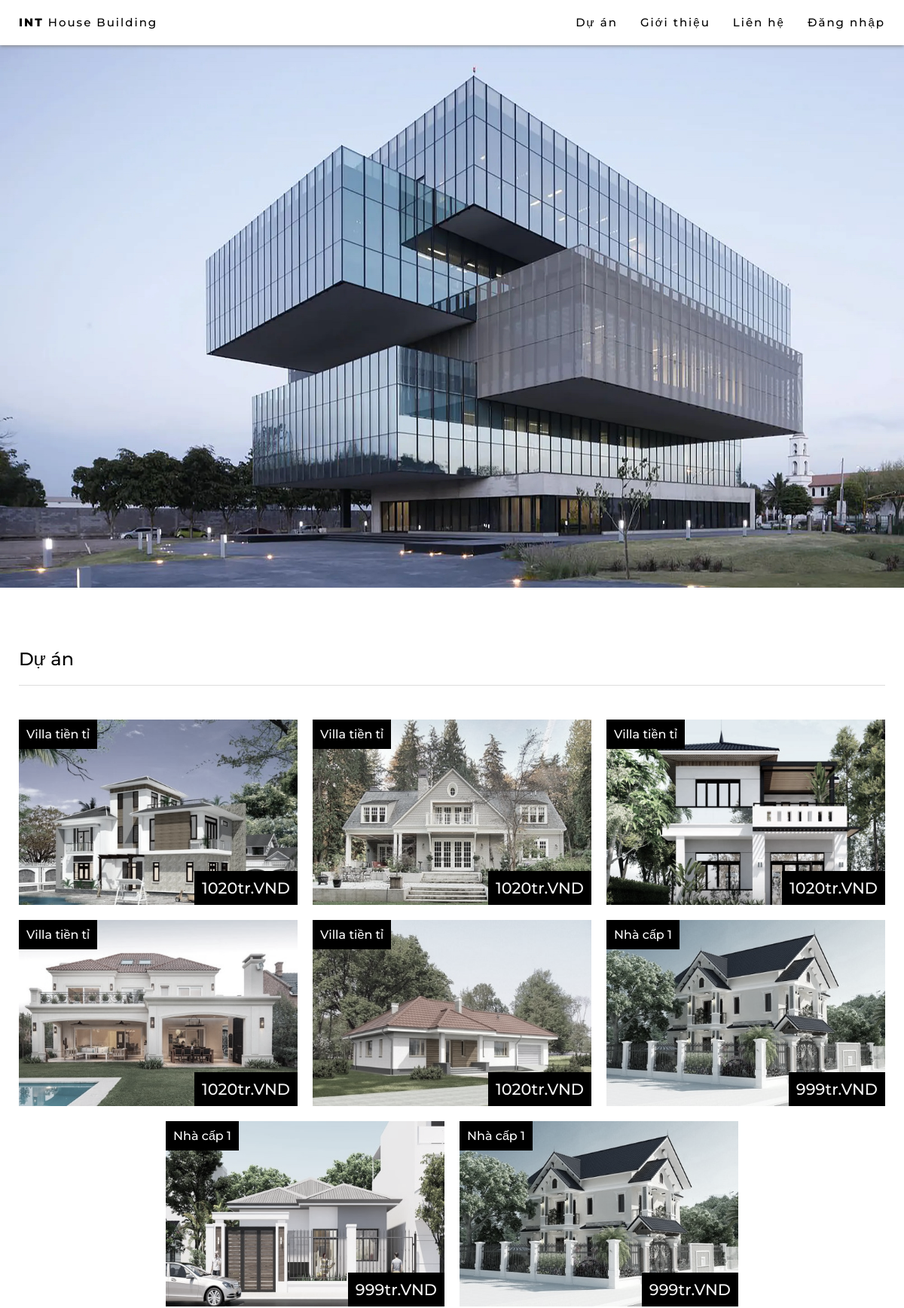
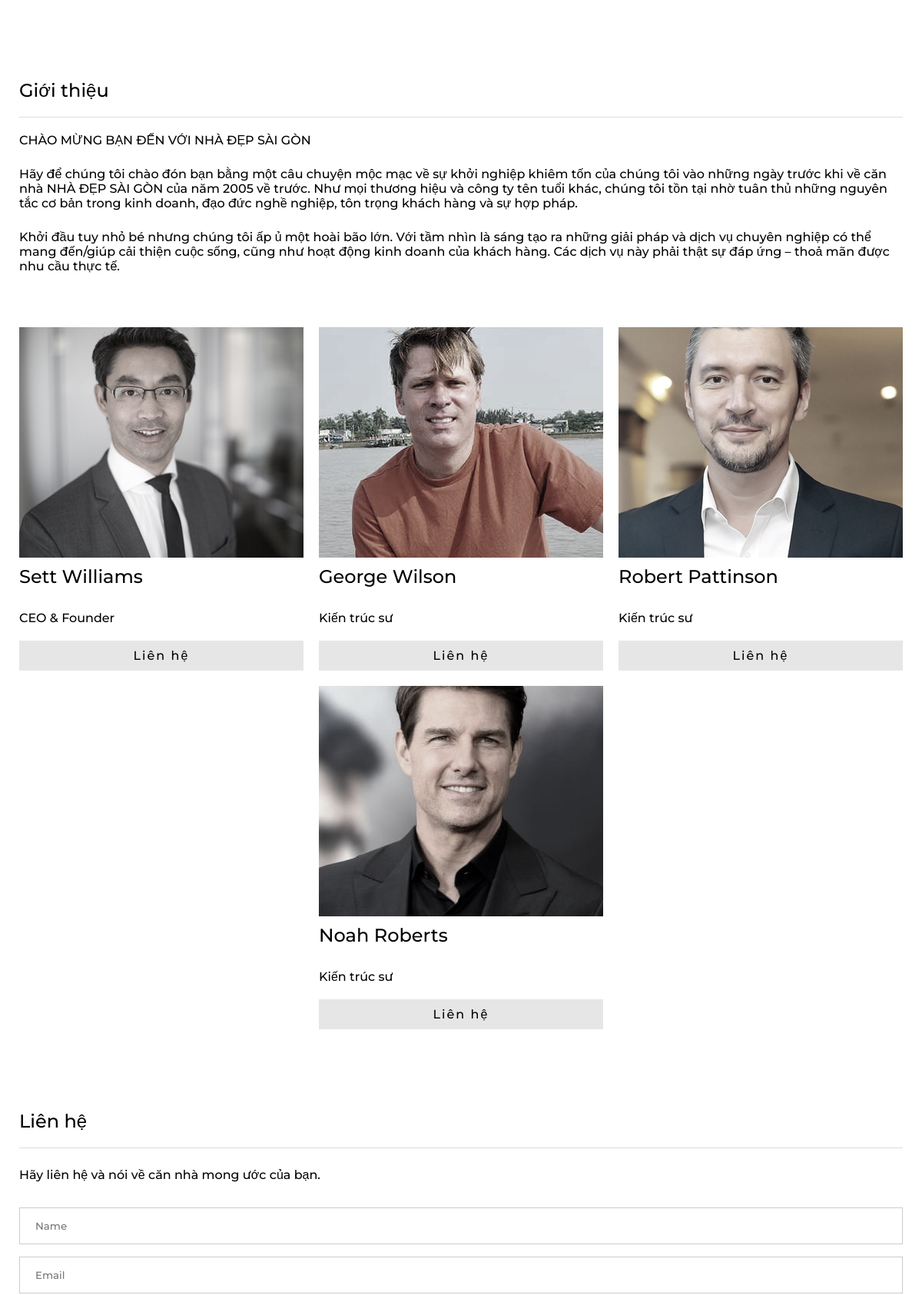
The page / (upper part) on the database its author committed (2 pictures, top to bottom).
### tables this page shows
CREATE TABLE `post` (
  `id` int(11) NOT NULL,
  `cost` bigint(20) NOT NULL,
  `category` varchar(100) NOT NULL,
  `poster` int(11) NOT NULL,
  `content` varchar(8000) NOT NULL,
  `img` varchar(100) NOT NULL,
  `Title` varchar(100) NOT NULL
);

CREATE TABLE `employee` (
  `id` int(11) NOT NULL,
  `name` varchar(100) NOT NULL,
  `position` varchar(100) NOT NULL,
  `email` varchar(100) NOT NULL,
  `img` varchar(800) NOT NULL
);

### index.php (the view, shortened to what this page needs)
    <?php
    include('session.php');
    ?>
<!DOCTYPE html>
<html lang="en">
<head>
    <link rel="stylesheet" href="style.css">
    <link rel="stylesheet" href="https://cdnjs.cloudflare.com/ajax/libs/font-awesome/4.7.0/css/font-awesome.min.css">
</head>
<body>
    <div id="navbar">
        <a href="#" class="home button">
            <b>INT</b> House Building
        </a>
        <?php
        if (!isset($_SESSION['login_user'])) {
            echo "<a href='#' id='myBtnMobile' class='button' onclick='openModal()'> Đăng nhập</a>";
        } else {
            echo "<a href='#' id='myBtnInfo' class='button' onclick='openModalInfo()'> Hello:" . $login_session . "</a>";
        }
        ?>
        <a href="#contact" class="button">
            Liên hệ
        </a>
        <a href="#about" class="button">
            Giới thiệu
        </a>
        <a href="#projects" class="button">
            Dự án
        </a>
    </div>
    <div class=" main_content">
        <div class="top_content">
            <img src="./img/architect.jpg" alt="architect" class="main_picture">
        </div>
        <div id="projects">
            <div class="sub_title">
                <h2>Dự án</h2>
            </div>
            <div class="projects_content">
                <?php
                $sql = "SELECT * FROM post ORDER BY id LIMIT 8 OFFSET 0";
                $result = mysqli_query($db, $sql);
                if ($result->num_rows > 0) {
                    while ($row = $result->fetch_assoc()) {
                        echo "<div class='sub_content' onclick='viewDetail(".$row['id'].");'>
                                <img src='./" . $row['img'] . "' alt='house1' class='sub_picture'>
                                <div class='sub_text'>
                                    <span>" . $row['category'] . "</span>
                                </div>
                                <div class='prices'>
                                    <span>" . (string)($row['cost'] / 1000000) . "tr.VND</span>
                                </div>
                            </div>";
                    }
                }
                ?>
            </div>
            <div id="about">
                <div class="sub_title">
                    <h2>Giới thiệu</h2>
                    <h4>CHÀO MỪNG BẠN ĐẾN VỚI NHÀ ĐẸP SÀI GÒN</h4>
                    <p>Hãy để chúng tôi chào đón bạn bằng một câu chuyện mộc mạc về sự khởi nghiệp khiêm tốn của
                        chúng
                        tôi vào những ngày trước khi về căn nhà NHÀ ĐẸP SÀI GÒN của năm 2005 về trước. Như mọi
                        thương
                        hiệu và công ty tên tuổi khác, chúng tôi tồn
                        tại nhờ tuân thủ những nguyên tắc cơ bản trong kinh doanh, đạo đức nghề nghiệp, tôn
                        trọng khách
                        hàng và sự hợp pháp.</p>
                    <p>Khởi đầu tuy nhỏ bé nhưng chúng tôi ấp ủ một hoài bão lớn. Với tầm nhìn là sáng tạo ra
                        những giải
                        pháp và dịch vụ chuyên nghiệp có thể mang đến/giúp cải thiện cuộc sống, cũng như hoạt
                        động kinh
                        doanh của khách hàng. Các dịch vụ này phải
                        thật sự đáp ứng – thoả mãn được nhu cầu thực tế.</p>
                </div>
                <div class="projects_content">
                    <?php
                    $sql = "SELECT * FROM employee ORDER BY id  LIMIT 4 OFFSET 0";
                    $result = mysqli_query($db, $sql);
                    if ($result->num_rows > 0) {
                        while ($row = $result->fetch_assoc()) {
                            echo "<div class='sub_content'>
                            <img src='./" . $row['img'] . "' alt='team1' class='sub_picture about' style='height:300px; object-fit: none;        object-position: center;' >
                            <h3>" . $row['name'] . "</h3>
                            <h4>" . $row['position'] . "</h4>
                            <a href='mailto:" . $row['email'] . "' class='button about'>Liên hệ</a>
                            </div>";
                        }
                    }
                    ?>
                </div>
            </div>
            <div id="contact">
                <div class="sub_title">
                    <h2>Liên hệ</h2>
                    <p>Hãy liên hệ và nói về căn nhà mong ước của bạn.</p>
                    <form action="/index.html" method="POST">
                        <input type="text" id="name" name="name" placeholder="Name">
                        <input type="text" id="email" name="email" placeholder="Email">
                    </form>
                </div>
            </div>
        </div>
    </div>
</body>
</html>

### style.css (style rules this page uses)
* { font-family: "Montserrat", sans-serif; text-decoration: none; font-weight: 500; margin: unset; }
html { scroll-behavior: smooth; }
b { font-weight: 800; }
p { margin: 25px 0px; text-align: left; }
#navbar { overflow: hidden; position: fixed; top: 0; z-index: 6; background-color: white; height: 60px; width: 100%; font-size: 15px; padding: 5px 10px; box-shadow: 0 1px 5px 0 gray; box-sizing: border-box; }
.button { margin: 5px 5px; float: right; color: black; padding: 10px 10px; letter-spacing: 2px; }
.home { float: left; }
.main_content { margin-top: 60px; display: flex; flex-direction: column; align-items: center; width: 100%; }
.top_content { width: 100%; height: auto; position: relative; max-width: 1500px; }
.main_picture { width: 100%; height: auto; margin: 0px 0px; }
.sub_title { padding: 20px 25px; }
#projects, #about, #contact { max-width: 1550px; width: 100%; }
.projects_content { display: flex; flex-flow: row wrap; justify-content: center; position: relative; padding: 15px; }
.sub_content { position: relative; padding: 10px; width: 25%; box-sizing: border-box; display: flex; flex-direction: column; }
@media only screen and (max-width: 1300px) { .sub_content { width: 33.333333%; } }
.sub_picture { width: 100%; height: auto; filter: grayscale(70%); }
.sub_text { position: absolute; background-color: black; color: white; padding: 10px; top: 10px; left: 10px; }
.prices { position: absolute; background-color: black; color: whitesmoke; padding: 10px; bottom: 10px; right: 10px; font-weight: 800; font-size: 130%; }
h2 { padding: 20px 0px; border-bottom: 1px solid rgb(221, 221, 221); margin-top: 40px; }
h3 { font-size: 1.5em; margin: 10px 0px; }
h4 { margin: 20px 0px; }
.button.about { background-color: rgb(230, 230, 230); width: calc(100% - 20px); float: initial; margin: auto; text-align: center; }
input[type="text"], select { width: 100%; padding: 15px 20px; margin: 8px 0; display: inline-block; border: 1px solid #ccc; box-sizing: border-box; }

### rows shown on the page
post: img (picture), category "Villa tiền tỉ", $row['cost']/1000000 "1020"
post: img (picture), category "Villa tiền tỉ", $row['cost']/1000000 "1020"
post: img (picture), category "Villa tiền tỉ", $row['cost']/1000000 "1020"
post: img (picture), category "Villa tiền tỉ", $row['cost']/1000000 "1020"
post: img (picture), category "Villa tiền tỉ", $row['cost']/1000000 "1020"
post: img (picture), category "Nhà cấp 1", $row['cost']/1000000 "999"
post: img (picture), category "Nhà cấp 1", $row['cost']/1000000 "999"
post: img (picture), category "Nhà cấp 1", $row['cost']/1000000 "999"
employee: img (picture), name "Sett Williams", position "CEO & Founder"
employee: img (picture), name "George Wilson", position "Kiến trúc sư"
employee: img (picture), name "Robert Pattinson", position "Kiến trúc sư"
employee: img (picture), name "Noah Roberts", position "Kiến trúc sư"
